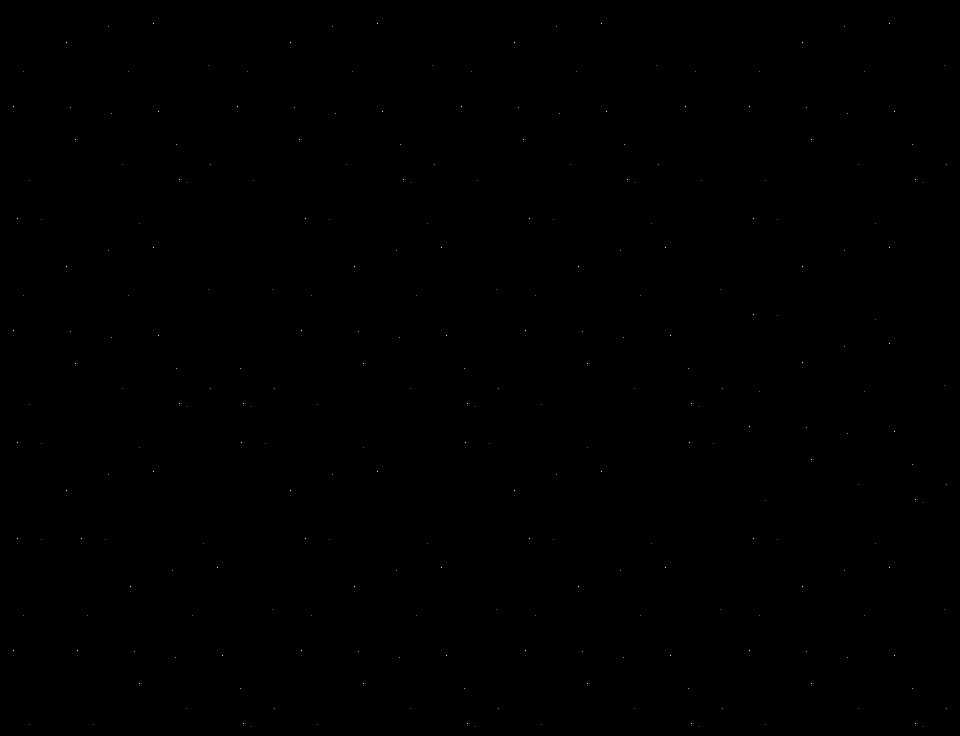

The image is a tile-based game level rendered from a .tmx file. Its description and source (layers, tilesets, objects; grid data summarised) follow:
An orthogonal 30x23 tile map with 32x32 px tiles, 1 tile layer (Tilelaag 1).

<map version="1.0" orientation="orthogonal" renderorder="right-down" width="30" height="23" tilewidth="32" tileheight="32" nextobjectid="1">
 <tileset firstgid="1" name="space_002" tilewidth="32" tileheight="32">
  <image source="../assets/backgrounds/space_002.png" width="255" height="255" />
 </tileset>
 <layer name="Tilelaag 1" width="30" height="23">
  <data>[690 cells, 690 non-empty, 49 distinct tile ids]</data>
 </layer>
</map>
